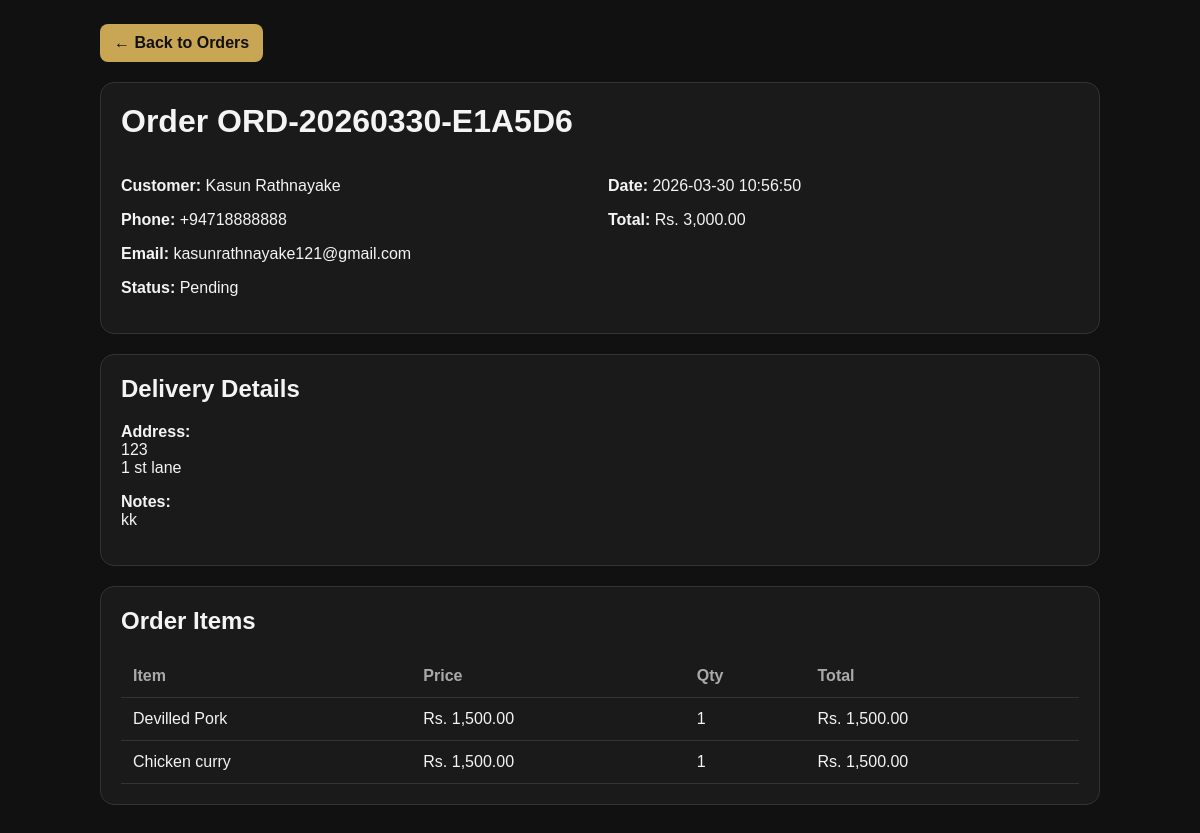
The page /admin/view_order.php?id=8 (signed in) on the database its author committed.
### tables this page shows
CREATE TABLE `orders` (
  `id` int NOT NULL,
  `order_ref` varchar(50) NOT NULL,
  `cust_name` varchar(200) NOT NULL,
  `cust_phone` varchar(50) NOT NULL,
  `cust_email` varchar(200) DEFAULT NULL,
  `cust_address` text NOT NULL,
  `cust_notes` text,
  `total` decimal(10,2) NOT NULL DEFAULT '0.00',
  `status` enum('pending','confirmed','preparing','ready','delivered','cancelled') NOT NULL DEFAULT 'pending',
  `created_at` timestamp NULL DEFAULT CURRENT_TIMESTAMP
);

CREATE TABLE `order_items` (
  `id` int NOT NULL,
  `order_id` int NOT NULL,
  `food_id` int DEFAULT NULL,
  `item_name` varchar(200) NOT NULL,
  `price` decimal(10,2) NOT NULL DEFAULT '0.00',
  `qty` int NOT NULL DEFAULT '1'
);

### admin/view_order.php (the view, shortened to what this page needs)
<?php
require_once '../config/db.php';
$id = (int)($_GET['id'] ?? 0);
$stmt = $pdo->prepare("SELECT * FROM orders WHERE id = ?");
$stmt->execute([$id]);
$order = $stmt->fetch();
$itemStmt = $pdo->prepare("
    SELECT *
    FROM order_items
    WHERE order_id = ?
    ORDER BY id ASC
");
$itemStmt->execute([$id]);
$orderItems = $itemStmt->fetchAll();
?>
<!DOCTYPE html>
<html lang="en">
<head>
</head>
<body>
<div class="wrap">
    <div class="top-actions">
        <a href="index.php#orders" class="btn">← Back to Orders</a>
    </div>
    <div class="card">
        <h1>Order <?php echo htmlspecialchars($order['order_ref']); ?></h1>
        <div class="grid">
            <div>
                <p><strong>Customer:</strong> <?php echo htmlspecialchars($order['cust_name']); ?></p>
                <p><strong>Phone:</strong> <?php echo htmlspecialchars($order['cust_phone']); ?></p>
                <p><strong>Email:</strong> <?php echo htmlspecialchars($order['cust_email'] ?: '-'); ?></p>
                <p><strong>Status:</strong> <?php echo htmlspecialchars(ucfirst($order['status'])); ?></p>
            </div>
            <div>
                <p><strong>Date:</strong> <?php echo htmlspecialchars($order['created_at']); ?></p>
                <p><strong>Total:</strong> Rs. <?php echo number_format($order['total'], 2); ?></p>
            </div>
        </div>
    </div>
    <div class="card">
        <h2>Delivery Details</h2>
        <p><strong>Address:</strong><br><?php echo nl2br(htmlspecialchars($order['cust_address'])); ?></p>
        <p><strong>Notes:</strong><br><?php echo $order['cust_notes'] ? nl2br(htmlspecialchars($order['cust_notes'])) : '<span class="muted">No notes</span>'; ?></p>
    </div>
    <div class="card">
        <h2>Order Items</h2>
        <table>
            <thead>
                <tr>
                    <th>Item</th>
                    <th>Price</th>
                    <th>Qty</th>
                    <th>Total</th>
                </tr>
            </thead>
            <tbody>
                <?php if ($orderItems): ?>
                    <?php foreach ($orderItems as $item): ?>
                        <tr>
                            <td><?php echo htmlspecialchars($item['item_name']); ?></td>
                            <td>Rs. <?php echo number_format($item['price'], 2); ?></td>
                            <td><?php echo (int)$item['qty']; ?></td>
                            <td>Rs. <?php echo number_format($item['price'] * $item['qty'], 2); ?></td>
                        </tr>
                    <?php endforeach; ?>
                <?php else: ?>
                    <tr>
                        <td colspan="4">No order items found.</td>
                    </tr>
                <?php endif; ?>
            </tbody>
        </table>
    </div>
</div>
</body>
</html>

### admin/view_order.php (style rules this page uses)
:root { --gold:#c9a654; --bg:#111; --card:#1a1a1a; --text:#f4f4f4; --muted:#aaa; --border:#333; }
* { box-sizing:border-box }
body { margin:0;font-family:Arial,sans-serif;background:var(--bg);color:var(--text);padding:24px }
.wrap { max-width:1000px;margin:0 auto }
.card { background:var(--card); border:1px solid var(--border); border-radius:14px; padding:20px; margin-bottom:20px; }
h1,h2 { margin-top:0 }
.top-actions { margin-bottom:20px }
.btn { display:inline-block; padding:10px 14px; border-radius:8px; background:var(--gold); color:#111; font-weight:bold; text-decoration:none; }
.grid { display:grid; grid-template-columns:1fr 1fr; gap:16px; }
table { width:100%;border-collapse:collapse }
th,td { padding:12px;border-bottom:1px solid var(--border);text-align:left }
th { color:var(--muted) }

### rows shown on the page
orders: order_ref "ORD-20260330-E1A5D6", cust_name "Kasun Rathnayake", cust_phone "+94718888888", cust_email "kasunrathnayake121@gmail.com", status "Pending", created_at "2026-03-30 10:56:50", total "3,000.00", cust_address "123 1 st lane", cust_notes "kk"
order_items: item_name "Devilled Pork", price "1,500.00", qty "1", $item['price'] * $item['qty'] "1,500.00"
order_items: item_name "Chicken curry", price "1,500.00", qty "1", $item['price'] * $item['qty'] "1,500.00"
